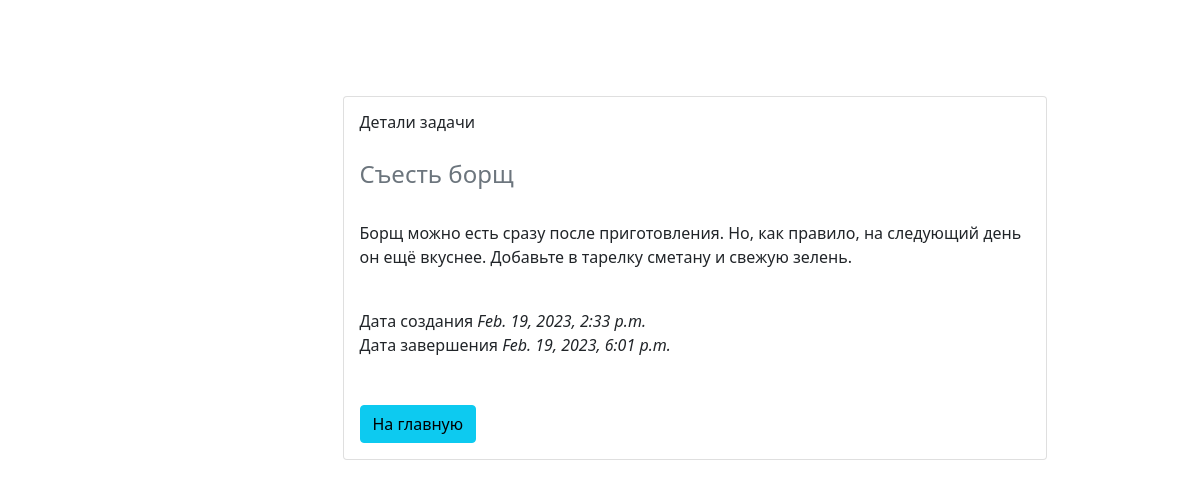
Screenshot of /taskdetail/38 with the database file from the repository.
### todomainapp/models.py (models this page shows, shortened)
class hometasks(models.Model):
    taskname = models.CharField(max_length=150, blank=True, null=True)
    taskdescription = models.CharField(max_length=150, blank=True, null=True)
    taskenddate = models.DateTimeField(null=True)
    taskcreatedate = models.DateTimeField(default=timezone.now, null=True)
    taskstatus = models.IntegerField(default=1, blank=True, null=True)
    def __str__(self):
        return self.taskname

### todomainapp/views.py (the view)
# urls.py: path("taskdetail/<int:taskid>", taskdetail.as_view(), name="taskdetail"),
class taskdetail(DetailView):
    model = hometasks
    pk_url_kwarg = "taskid"
    template_name = "todomainapp/taskdetail.html"
    def get_queryset(self, **kwargs):
        return hometasks.objects.filter(id=self.kwargs["taskid"])

### todomainapp/templates/todomainapp/taskdetail.html (shortened to what this page needs)
<!DOCTYPE html>
<html lang="en">
<head>
    <link rel="stylesheet" href="https://cdn.jsdelivr.net/npm/bootstrap-icons@1.7.2/font/bootstrap-icons.css">
    <link rel="stylesheet" href="https://cdnjs.cloudflare.com/ajax/libs/font-awesome/4.7.0/css/font-awesome.min.css">
    <link href="https://cdn.jsdelivr.net/npm/bootstrap@5.1.3/dist/css/bootstrap.min.css" rel="stylesheet"
>
</head>
<body>
<link rel="stylesheet" href="https://cdnjs.cloudflare.com/ajax/libs/boxicons/2.1.0/css/boxicons.min.css"
/>
<link rel="stylesheet"
      href="https://cdnjs.cloudflare.com/ajax/libs/MaterialDesign-Webfont/5.3.45/css/materialdesignicons.css"
/>
<br>
<br>
<br>
<br>
<div class="row d-flex justify-content-center container">
    <div class="col-3"></div>
    <div class="col-8">
        <div class="card" style="width: 100%">
            <div class="card-body">
                <h6 class="card-title">Детали задачи</h6>
                <br>
                <h4 class="card-subtitle mb-2 text-muted"> {{ object }}</h4>
                <br>
                <p class="card-text">{{ object.taskdescription }}</p>
                <br>
                <div class="widget-subheading">Дата создания <i>{{object.taskcreatedate}}</i></div>
                {% if object.taskenddate %}
                <div class="widget-subheading">Дата завершения <i>{{object.taskenddate}}</i></div>
                {% endif %}
                <br>
                <br>
                <a href="/" class="card-link"> <input class="btn btn-info" type="submit" value="На главную"></a>
            </div>
        </div>
    </div>
</div>

### rows the page displays
hometasks: taskname "Съесть борщ", taskdescription "Борщ можно есть сразу после приготовления. Но, как правило, на следующий день он ещё вкуснее. Добавьте в тарелку сметану и свежую зелень.", taskcreatedate "Feb. 19, 2023, 2:33 p.m.", taskenddate "Feb. 19, 2023, 6:01 p.m."
